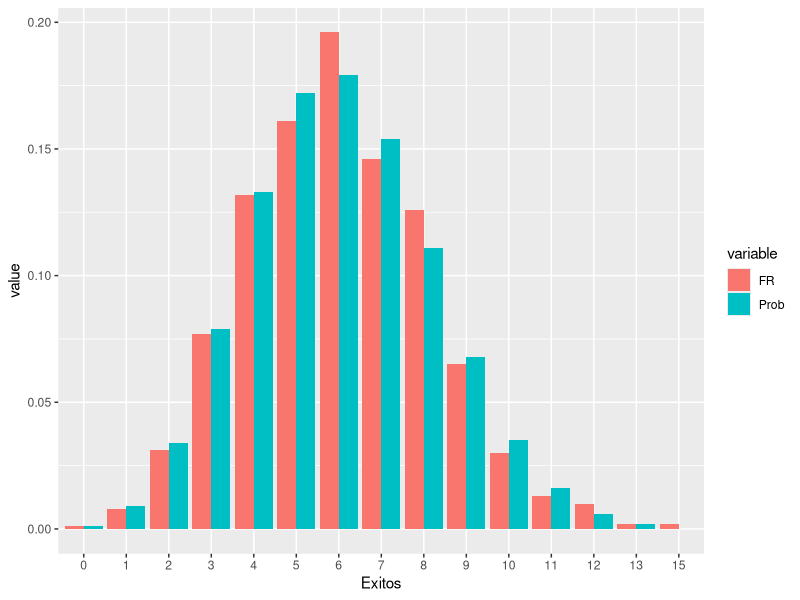
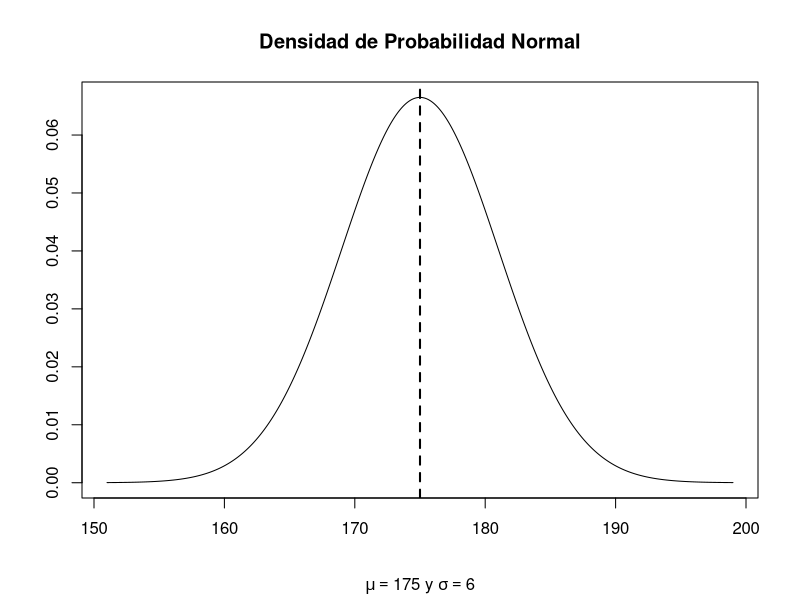
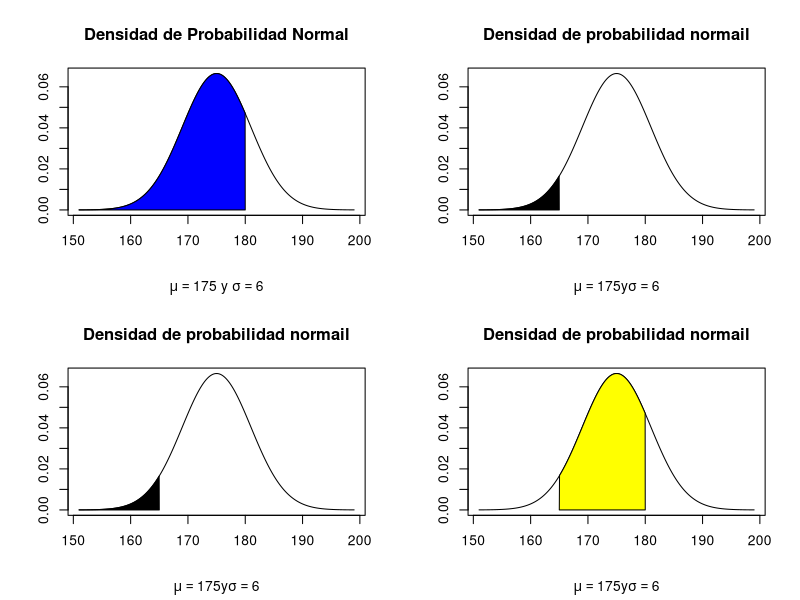
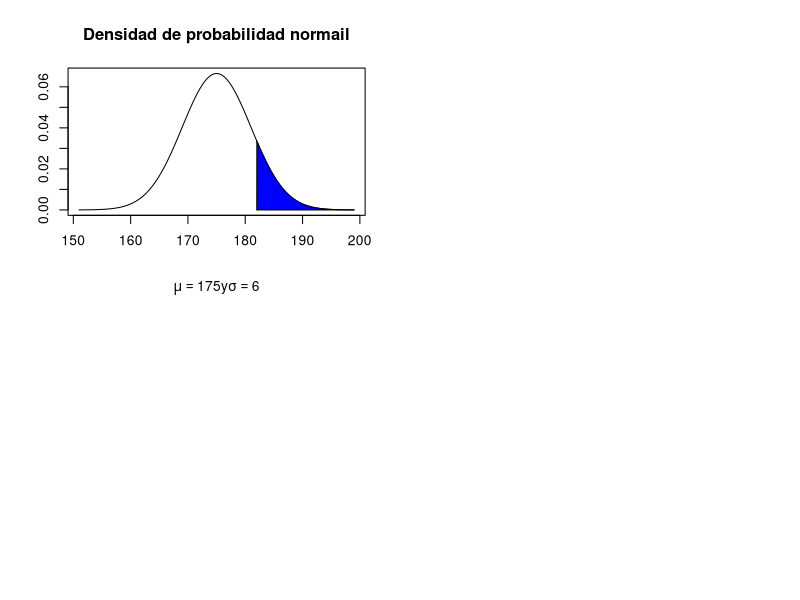

These charts were generated, in order, by the following R code:
## ---- chunk 1
knitr::opts_chunk$set(echo = TRUE)
## ---- chunk 2
library(ggplot2) # Utilizaremos estos paquetes para algunas gráficas
library(reshape2)
## ---- chunk 3
dbinom(x = 20, size = 30, prob = 0.2)

## ---- chunk 4
qbinom(p = 0.35, size = 30, prob = 0.2) # b = 5

pbinom(q = 4, size = 30, prob = 0.2) # P(X <= 4) = 0.2552 < 0.35
pbinom(q = 5, size = 30, prob = 0.2) # P(X <= 5) = 0.4275 >= 0.35
pbinom(q = 6, size = 30, prob = 0.2) # P(X <= 6) = 0.6070 >= 0.35
## ---- chunk 5
set.seed(4857) # Establecemos una semilla, 
# para poder reproducir la muestra en el futuro
muestra <- rbinom(n = 1000, size = 30, prob = 0.2)
length(muestra); muestra[1:3]
## ---- chunk 6
as.data.frame(table(muestra))

## ---- chunk 7
(df1 <- as.data.frame(table(muestra)/length(muestra)))

valg <- as.character(df1$muestra) # distintos valores generados por rbinom
(valg <- as.numeric(valg)) # Convertimos a números
## ---- chunk 8
(v1 <- round(sapply(valg, dbinom, size = 30, p = 0.2), 3))

## ---- chunk 9

(df2 <- cbind(df1, v1))
(names(df2) <- c("Exitos", "FR", "Prob"))

(df2 <- melt(df2)) # función del paquete reshape2
## ---- chunk 10
ggplot(df2, aes(x = Exitos, y = value, fill = variable)) + 
  geom_bar (stat="identity", position = "dodge")
# Funciones del paquete ggplot2
## ---- chunk 11

x <- seq(-4, 4, 0.01)*6 + 175 # Algunos posibles 
# valores que puede tomar la v.a. 
# X (mínimo: mu-4sigma, máximo: mu+4sigma)
y <- dnorm(x, mean = 175, sd = 6) # Valores 
# correspondientes de la función de
# densidad de probabilidad
plot(x, y, type = "l", xlab = "", ylab = "")#Te grafica 
# en forma de campana los valores de x y y 
title(main = "Densidad de Probabilidad Normal",
      sub = expression(paste(mu == 175, " y ", sigma == 6)))#Agrega leyendas
#a gráfico
abline(v = 175, lwd = 2, lty = 2) # La media es 175 grafica la línea

pnorm(q = 180, mean = 175, sd = 6)

par(mfrow = c(2, 2))#ESTABLECE EL LIENZO EN EL PLOT PARA GRAFICAR 
#VARIAS EN UN MISMO ESPACIO
plot(x, y, type = "l",
     xlab = "",
     ylab = "")
#AGREGA LEYENDAS AL GRÁFICO
title(main = "Densidad de Probabilidad Normal",
      sub = expression(paste(mu == 175,
                             " y ",
                             sigma == 6)))
polygon(c(min(x), 
          x[x<=180],
          180),
        c(0, y[x<=180], 0),
        col="blue")#GRAFICA DENTRO DE LA DISTRIBUCIÓN
#LA PROBABILIDAD DE QUE X TOME VALORES MENORES A 180


#para obtener la probabilidad de que x P(x<=165), es decir, la probabilidad de
#que X tome un valor menor o igual a 165, ejecutamos:

pnorm(q = 165, mean = 175, sd = 6)
plot(x,y,type="l",
     xlab = "",
     ylab = "")
title(main = "Densidad de probabilidad normail",
      sub = expression(paste(mu==175,"y",sigma==6)))
polygon(c(min(x),
          x[x<=165],165),
        c(0,
          y[x<=165],0),
        col = "black")

#para obtener la probabilidad de que x P(x<=165), es decir, la probabilidad de
#que X tome un valor menor o igual a 165, ejecutamos:

pnorm(q = 165, mean = 175, sd = 6)
plot(x,y,type="l",
     xlab = "",
     ylab = "")
title(main = "Densidad de probabilidad normail",
      sub = expression(paste(mu==175,"y",sigma==6)))
polygon(c(min(x),
          x[x<=165],165),
        c(0,
          y[x<=165],0),
        col = "black")


## ---- chunk 12
#PARA OBTENER P(165 <= X <= 180), es decir, la probabilidad de que X
#tome un valor mayor o igual a 165 y menor o igual a 180, debemos correr

pnorm(q = 180, mean = 175, sd = 6) - pnorm(q = 165, mean = 175, sd = 6)
plot(x,y,type="l",
     xlab = "",
     ylab = "")
title(main = "Densidad de probabilidad normail",
      sub = expression(paste(mu==175,"y",sigma==6)))
polygon(c(165,
          x[x>=165&x<=180],180),
        c(0,
          y[x>=165&x<=180],0),
        col = "yellow")

## ---- chunk 13
pnorm(q = 182, mean = 175, sd = 6, lower.tail = FALSE)
#graficando
plot(x,y,type="l",
     xlab = "",
     ylab = "")
title(main = "Densidad de probabilidad normail",
      sub = expression(paste(mu==175,"y",sigma==6)))

polygon(c(182,
          x[x>=182], max(x)),
        c(0,
          y[x>=182], 0),
        col="blue")

dev.off() # Para mostrar solo una gráfica
## ---- chunk 14
(b <- qnorm(p = 0.75, mean = 175, sd = 6)) 

